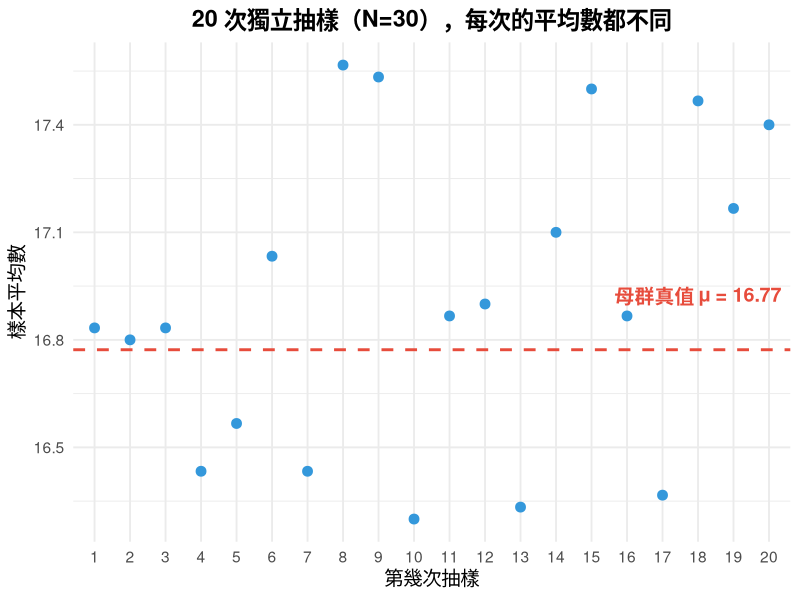
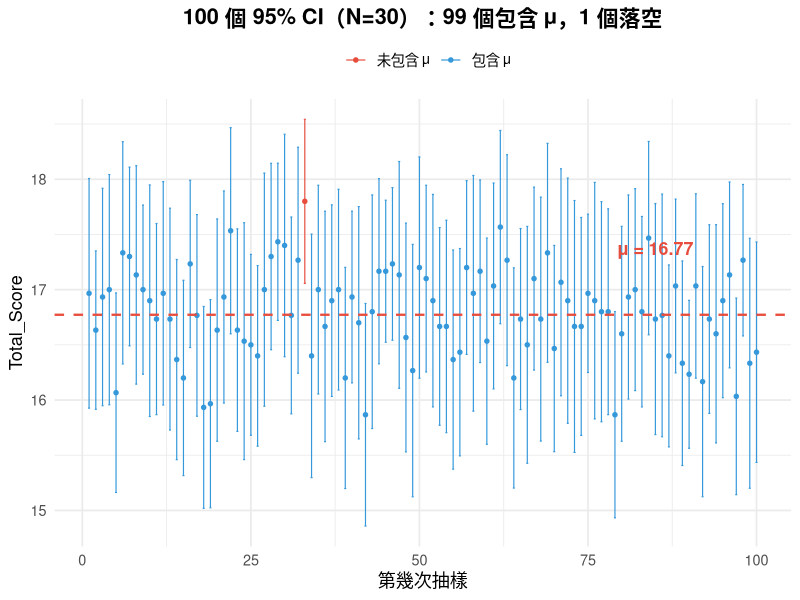
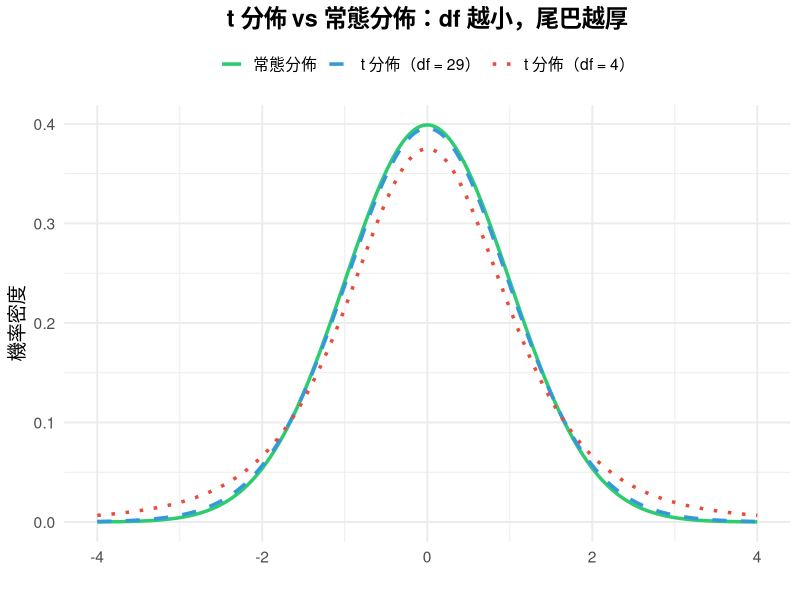
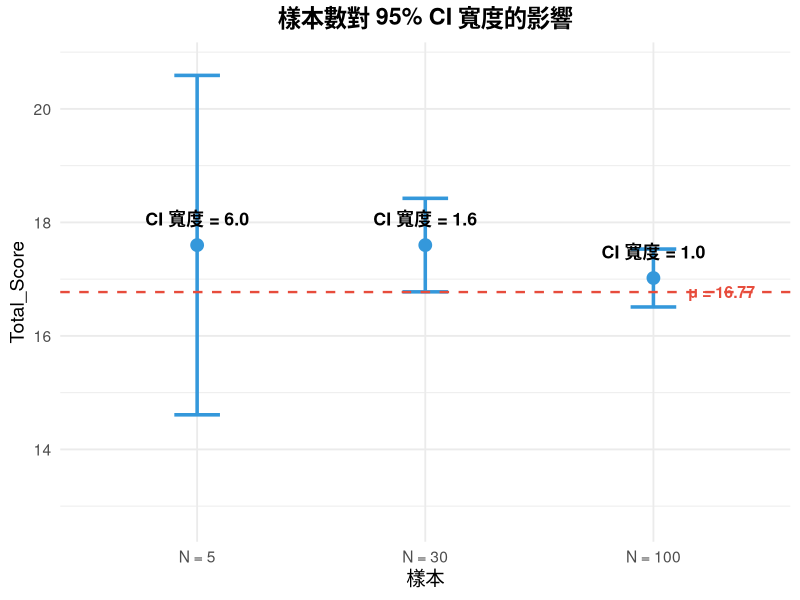

R code for these plots, in order:
## ---- chunk 1
knitr::opts_chunk$set(echo = FALSE, warning = FALSE, message = FALSE,
                      fig.width = 9, fig.height = 5)
library(ggplot2)
library(tidyr)
library(dplyr)

# 示範用母群（與 W8 相同，seed_digits=0）
set.seed(4000)
q1 <- sample(1:5, 10000, replace = TRUE, prob = c(0.05, 0.15, 0.30, 0.35, 0.15))
q2 <- sample(1:5, 10000, replace = TRUE, prob = c(0.10, 0.15, 0.30, 0.30, 0.15))
q3 <- sample(1:5, 10000, replace = TRUE, prob = c(0.15, 0.35, 0.30, 0.15, 0.05))
q4 <- sample(1:5, 10000, replace = TRUE, prob = c(0.05, 0.15, 0.35, 0.30, 0.15))
q5 <- sample(1:5, 10000, replace = TRUE, prob = c(0.10, 0.10, 0.30, 0.30, 0.20))
demo_total <- q1 + q2 + (6L - q3) + q4 + q5

pop_mean <- mean(demo_total)
pop_sd   <- sd(demo_total)
## ---- chunk 2
set.seed(909)
n_samples <- 20
sample_means <- replicate(n_samples, mean(sample(demo_total, 30)))

df_points <- data.frame(
  樣本 = factor(1:n_samples),
  平均數 = sample_means
)

ggplot(df_points, aes(x = 樣本, y = 平均數)) +
  geom_point(size = 3, color = "#3498db") +
  geom_hline(yintercept = pop_mean, linetype = "dashed",
             color = "#e74c3c", size = 1) +
  annotate("text", x = 18, y = pop_mean + 0.15,
           label = paste0("母群真值 μ = ", round(pop_mean, 2)),
           color = "#e74c3c", size = 5, fontface = "bold") +
  labs(title = "20 次獨立抽樣（N=30），每次的平均數都不同",
       x = "第幾次抽樣", y = "樣本平均數") +
  theme_minimal(base_size = 14) +
  theme(plot.title = element_text(hjust = 0.5, face = "bold"))
## ---- chunk 3
set.seed(2026)
n_ci <- 100
sample_size <- 30

ci_data <- data.frame(
  id = 1:n_ci,
  mean = numeric(n_ci),
  lower = numeric(n_ci),
  upper = numeric(n_ci),
  contains_mu = logical(n_ci)
)

for (i in 1:n_ci) {
  s <- sample(demo_total, sample_size)
  m <- mean(s)
  se <- sd(s) / sqrt(sample_size)
  t_crit <- qt(0.975, df = sample_size - 1)
  ci_data$mean[i] <- m
  ci_data$lower[i] <- m - t_crit * se
  ci_data$upper[i] <- m + t_crit * se
  ci_data$contains_mu[i] <- (ci_data$lower[i] <= pop_mean) & (pop_mean <= ci_data$upper[i])
}

n_hit <- sum(ci_data$contains_mu)

ggplot(ci_data, aes(x = id, y = mean, color = contains_mu)) +
  geom_point(size = 1.2) +
  geom_errorbar(aes(ymin = lower, ymax = upper), width = 0.3, size = 0.4) +
  geom_hline(yintercept = pop_mean, linetype = "dashed",
             color = "#e74c3c", size = 0.8) +
  scale_color_manual(values = c("TRUE" = "#3498db", "FALSE" = "#e74c3c"),
                     labels = c("TRUE" = "包含 μ", "FALSE" = "未包含 μ"),
                     name = "") +
  annotate("text", x = 85, y = pop_mean + 0.6,
           label = paste0("μ = ", round(pop_mean, 2)),
           color = "#e74c3c", size = 4.5, fontface = "bold") +
  labs(title = sprintf("100 個 95%% CI（N=30）：%d 個包含 μ，%d 個落空",
                        n_hit, n_ci - n_hit),
       x = "第幾次抽樣", y = "Total_Score") +
  theme_minimal(base_size = 13) +
  theme(plot.title = element_text(hjust = 0.5, face = "bold"),
        legend.position = "top")
## ---- chunk 4
x_vals <- seq(-4, 4, length.out = 300)

df_t <- rbind(
  data.frame(x = x_vals, 密度 = dnorm(x_vals),
             分佈 = "常態分佈"),
  data.frame(x = x_vals, 密度 = dt(x_vals, df = 29),
             分佈 = "t 分佈（df = 29）"),
  data.frame(x = x_vals, 密度 = dt(x_vals, df = 4),
             分佈 = "t 分佈（df = 4）")
)

df_t$分佈 <- factor(df_t$分佈,
  levels = c("常態分佈",
             "t 分佈（df = 29）",
             "t 分佈（df = 4）"))

ggplot(df_t, aes(x = x, y = 密度, color = 分佈, linetype = 分佈)) +
  geom_line(size = 1.2) +
  scale_color_manual(values = c("#2ecc71", "#3498db", "#e74c3c")) +
  scale_linetype_manual(values = c("solid", "dashed", "dotted")) +
  labs(title = "t 分佈 vs 常態分佈：df 越小，尾巴越厚",
       x = "", y = "機率密度") +
  theme_minimal(base_size = 14) +
  theme(plot.title = element_text(hjust = 0.5, face = "bold"),
        legend.position = "top",
        legend.title = element_blank())
## ---- chunk 5
df_vals <- c(4, 9, 29, 99, Inf)
n_vals  <- c(5, 10, 30, 100, "∞")
t_crits <- c(qt(0.975, df = 4), qt(0.975, df = 9),
             qt(0.975, df = 29), qt(0.975, df = 99), qnorm(0.975))
## ---- chunk 6
set.seed(919)

# 從同一母群抽取三組
idx_100 <- sample(length(demo_total), 100)
idx_30  <- idx_100[1:30]
idx_5   <- idx_100[1:5]

calc_ci <- function(x) {
  m <- mean(x)
  se <- sd(x) / sqrt(length(x))
  t_crit <- qt(0.975, df = length(x) - 1)
  c(mean = m, lower = m - t_crit * se, upper = m + t_crit * se,
    se = se, width = 2 * t_crit * se)
}

ci_5   <- calc_ci(demo_total[idx_5])
ci_30  <- calc_ci(demo_total[idx_30])
ci_100 <- calc_ci(demo_total[idx_100])

df_ci <- data.frame(
  樣本 = factor(c("N = 5", "N = 30", "N = 100"),
                levels = c("N = 5", "N = 30", "N = 100")),
  平均數 = c(ci_5["mean"], ci_30["mean"], ci_100["mean"]),
  下界 = c(ci_5["lower"], ci_30["lower"], ci_100["lower"]),
  上界 = c(ci_5["upper"], ci_30["upper"], ci_100["upper"]),
  寬度 = c(ci_5["width"], ci_30["width"], ci_100["width"])
)

ggplot(df_ci, aes(x = 樣本, y = 平均數)) +
  geom_point(size = 4, color = "#3498db") +
  geom_errorbar(aes(ymin = 下界, ymax = 上界),
                width = 0.2, size = 1.2, color = "#3498db") +
  geom_hline(yintercept = pop_mean, linetype = "dashed",
             color = "#e74c3c", size = 0.8) +
  geom_text(aes(label = sprintf("CI 寬度 = %.1f", 寬度)),
            vjust = -1.5, size = 4.5, fontface = "bold") +
  annotate("text", x = 3.3, y = pop_mean,
           label = paste0("μ = ", round(pop_mean, 2)),
           color = "#e74c3c", size = 4, fontface = "bold") +
  labs(title = "樣本數對 95% CI 寬度的影響",
       y = "Total_Score") +
  coord_cartesian(ylim = c(pop_mean - 4, pop_mean + 4)) +
  theme_minimal(base_size = 14) +
  theme(plot.title = element_text(hjust = 0.5, face = "bold"))
